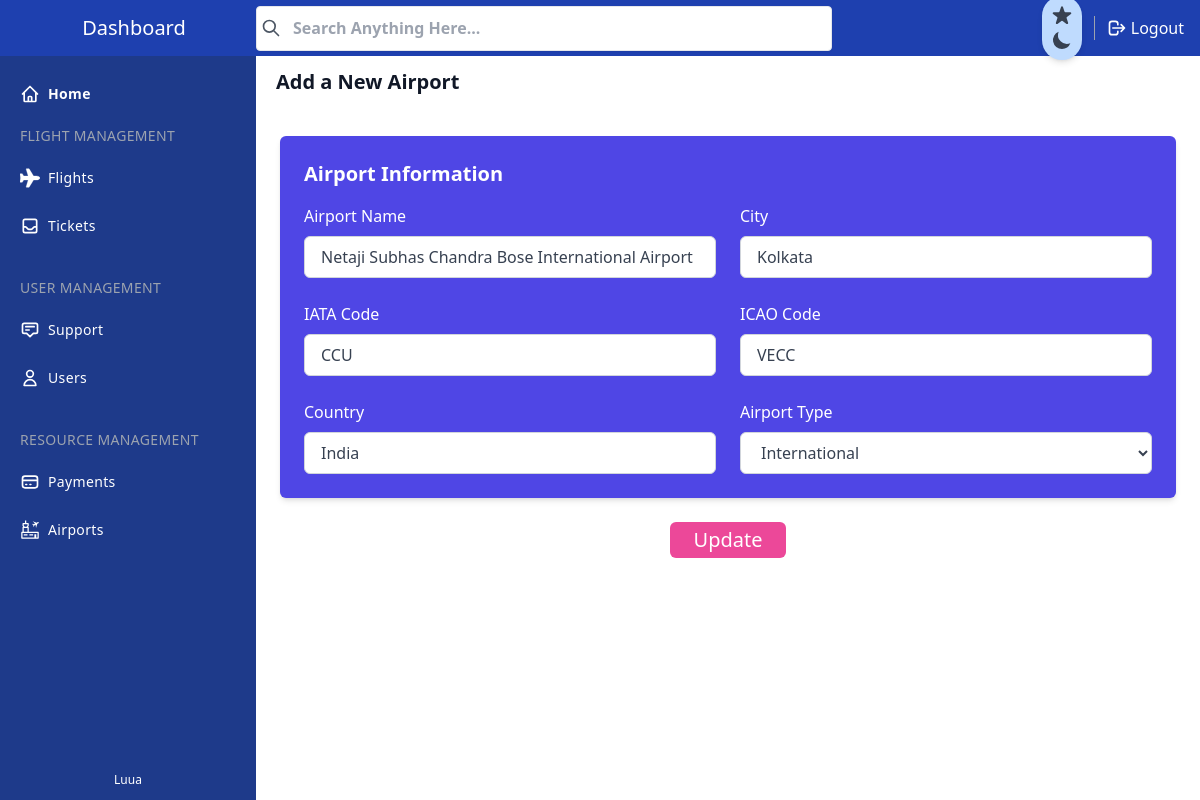
The page /manage/airports/9e309ce53e7c41c19ef158ad3770c830/change/ (signed in) on the database its author committed.
### core/models.py (models this page shows, shortened)
class BaseModel(models.Model):
    uid = models.UUIDField(primary_key = True, default = uuid.uuid4)
    created_at = models.DateTimeField(auto_now_add= True)
    updated_at = models.DateTimeField(auto_now= True)
    class Meta:
        abstract = True

class Airport(BaseModel):
    airport_name = models.CharField(max_length=200)
    airport_city = models.CharField(max_length=50)
    airport_country = models.CharField(max_length=16)
    iata_code = models.CharField(max_length=3)
    icao_code = models.CharField(max_length=4)
    airport_type = models.CharField(max_length=14, null=True, blank=True)

### manage/views.py (the view, shortened to what this page needs)
# urls.py: path('airports/<str:airport_id>/change/', views.edit_airport, name="edit_airports"),
@login_required(login_url='/manage/login')
@staff_member_required(login_url='/manage/login')
def edit_airport(request, airport_id):
    try:
        if Airport.objects.filter(uid=airport_id).exists():
            airport = Airport.objects.get(uid=airport_id)
            context = {
                "airport" : airport,
            }
            return render(request, 'manage/airports/edit-airport.html', context)
        logger.info(msg="Invalid Airport ID")
        return HttpResponse("404 Not found")
    except Exception as err:
        logger.error(err)

### template/manage/airports/edit-airport.html (shortened to what this page needs)
{% include 'manage/sections/header.html' %}
{% load static %}
</head>
<body>
    <div x-data="setup()" :class="{ 'dark': isDark }">
        <div
            class="min-h-screen flex flex-col flex-auto flex-shrink-0 antialiased bg-white dark:bg-gray-700 text-black dark:text-white">
            {% include 'manage/sections/nav-bar.html' %}
            {% include 'manage/sections/side-bar.html' %}
            <div class="h-full ml-14 mt-14 mb-10 md:ml-64">
                <div class="flex flex-wrap bg-black-500 items-center px-5 pt-3">
                    <div class="relative w-full max-w-full flex-grow flex-1">
                        <h3 class="font-semibold text-xl text-base text-gray-900 dark:text-gray-50">Add a New Airport
                        </h3>
                    </div>
                </div>
                <form action="" method="POST" autocomplete="off">
                    <section class="max-w-4xl p-6 mx-auto bg-indigo-600 rounded-md shadow-md dark:bg-gray-800 mt-10">
                        <h1 class="text-xl font-bold text-white capitalize dark:text-white">Airport information</h1>
                        <div class="grid grid-cols-1 gap-6 mt-4 sm:grid-cols-2">
                            <div>
                                <label class="text-white dark:text-gray-200" for="airport_name">Airport Name</label>
                                <input id="airport_name" type="text" name="airport_name" required autocomplete="off" value="{{airport.airport_name}}"
                                    class="block w-full px-4 py-2 mt-2 text-gray-700 bg-white border border-gray-300 rounded-md dark:bg-gray-800 dark:text-gray-300 dark:border-gray-600 focus:border-blue-500 dark:focus:border-blue-500 focus:outline-none focus:ring">
                            </div>
                            <div>
                                <label class="text-white dark:text-gray-200" for="airport_city">City</label>
                                <input id="airport_city" type="text"  name="airport_city" required autocomplete="off" value="{{airport.airport_city}}"
                                    class="block w-full px-4 py-2 mt-2 text-gray-700 bg-white border border-gray-300 rounded-md dark:bg-gray-800 dark:text-gray-300 dark:border-gray-600 focus:border-blue-500 dark:focus:border-blue-500 focus:outline-none focus:ring">
                            </div>
                            <div>
                                <label class="text-white dark:text-gray-200" for="iata_code">IATA Code</label>
                                <input id="iata_code" type="text" name="iata_code" required maxlength="3" minlength="3" autocapitalize="on" value="{{airport.iata_code}}"
                                    class="block w-full px-4 py-2 mt-2 text-gray-700 bg-white border border-gray-300 rounded-md dark:bg-gray-800 dark:text-gray-300 dark:border-gray-600 focus:border-blue-500 dark:focus:border-blue-500 focus:outline-none focus:ring">
                            </div>
                            <div>
                                <label class="text-white dark:text-gray-200" for="icao_code">ICAO Code
                                </label>
                                <input id="icao_code" type="text" name="icao_code" required maxlength="4" minlength="4" autocapitalize="on" value="{{airport.icao_code}}"
                                    class="block w-full px-4 py-2 mt-2 text-gray-700 bg-white border border-gray-300 rounded-md dark:bg-gray-800 dark:text-gray-300 dark:border-gray-600 focus:border-blue-500 dark:focus:border-blue-500 focus:outline-none focus:ring">
                            </div>
                            <div>
                                <label class="text-white dark:text-gray-200" for="airport_country">Country</label>
                                <input id="airport_country" type="text" name="airport_country" required autocomplete="off" value="{{airport.airport_country}}"
                                    class="block w-full px-4 py-2 mt-2 text-gray-700 bg-white border border-gray-300 rounded-md dark:bg-gray-800 dark:text-gray-300 dark:border-gray-600 focus:border-blue-500 dark:focus:border-blue-500 focus:outline-none focus:ring">
                            </div>
                            <div>
                                <label class="text-white dark:text-gray-200" for="airport_type">Airport Type</label>
                                <select name="airport_type" required id="airport_type"
                                    class="block w-full px-4 py-2 mt-2 text-gray-700 bg-white border border-gray-300 rounded-md dark:bg-gray-800 dark:text-gray-300 dark:border-gray-600 focus:border-blue-500 dark:focus:border-blue-500 focus:outline-none focus:ring">
                                    <option value="{{airport.airport_type}}" selected>{{airport.airport_type}}</option>
                                </select>
                            </div>
                        </div>
                    </section>
                    <div class="flex justify-center text-xl mt-6">
                        <button type="submit"
                            class="px-6 py-2 leading-5 text-white transition-colors duration-200 transform bg-pink-500 rounded-md hover:bg-pink-700 focus:outline-none focus:bg-gray-600">
                            Update</button>
                    </div>
                </form>
            </div>
        </div>
    </div>
    {% include 'manage/sections/footer.html' %}
</html>

### rows shown on the page
Airport: airport_name "Netaji Subhas Chandra Bose International Airport", airport_city "Kolkata", iata_code "CCU", icao_code "VECC", airport_country "India", airport_type "International"
